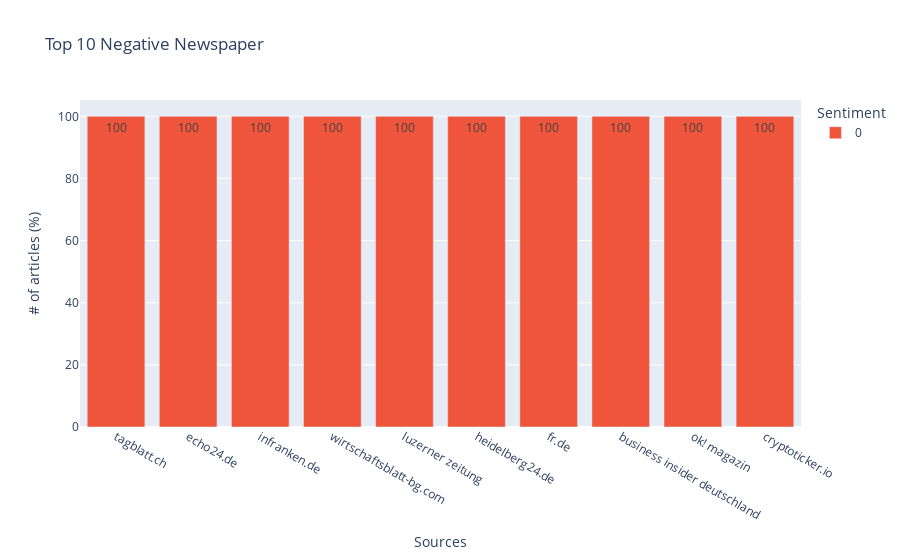

Notebook code for this chart:
### Code cell
figNews10 = px.bar(gr10Neg,
                   x="source",
                   y="sentiment %",
                   text = "sentiment %", 
                   barmode="group",
                   color="sentiment",
                   color_discrete_map={
                    '0': '#ef553b',
                    '1': '#00cc96'
                    },
                   labels={
                      "source": "Sources",
                      "sentiment %": "# of articles (%)",
                      "sentiment": "Sentiment"
                   },
                   title="Top 10 Negative Newspaper"
                  )

figNews10.show()

### Figure 1 — Plotly figure (JSON) as saved in the notebook; plotly's stock layout.template omitted (floating-point values rounded to 4 significant figures)
{"data": [{"alignmentgroup": "True", "hovertemplate": "Sentiment=0<br>Sources=%{x}<br># of articles (%)=%{text}<extra></extra>", "legendgroup": "0", "marker": {"color": "#ef553b"}, "name": "0", "offsetgroup": "0", "orientation": "v", "showlegend": true, "text": [100, 100, 100, 100, 100, 100, 100, 100, 100, 100], "textposition": "auto", "type": "bar", "x": ["tagblatt.ch", "echo24.de", "infranken.de", "wirtschaftsblatt-bg.com", "luzerner zeitung", "heidelberg24.de", "fr.de", "business insider deutschland", "ok! magazin", "cryptoticker.io"], "xaxis": "x", "y": [100, 100, 100, 100, 100, 100, 100, 100, 100, 100], "yaxis": "y"}], "layout": {"barmode": "group", "legend": {"title": {"text": "Sentiment"}, "tracegroupgap": 0}, "title": {"text": "Top 10 Negative Newspaper"}, "xaxis": {"anchor": "y", "domain": [0, 1], "title": {"text": "Sources"}}, "yaxis": {"anchor": "x", "domain": [0, 1], "title": {"text": "# of articles (%)"}}}}
